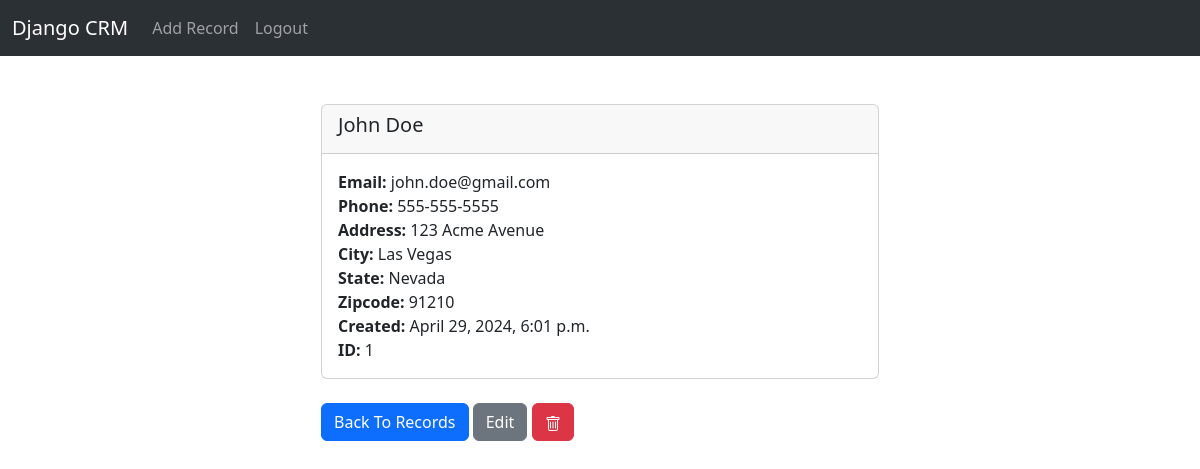
The page /record/1 (signed in) on the database its author committed.
### website/models.py (models this page shows, shortened)
class Record(models.Model):
    created_at = models.DateTimeField(auto_now_add=True)
    first_name = models.CharField(max_length=50)
    last_name = models.CharField(max_length=50)
    email = models.EmailField(max_length=50)
    phone = models.CharField(max_length=12)
    address = models.CharField(max_length=100)
    city = models.CharField(max_length=50)
    state = models.CharField(max_length=50)
    zipcode = models.CharField(max_length=15)

### website/views.py (the view)
# urls.py: path('record/<int:pk>', views.customer_record, name='record'),
def customer_record(request, pk):
    if request.user.is_authenticated:
        customer_record = Record.objects.get(id=pk)
        return render(request, 'record.html', {'customer_record':customer_record})
    else:
        messages.success(request, "You Must Be Logged In To View That Page...")
        return redirect('home')

### website/templates/record.html (shortened to what this page needs)
{% extends 'base.html' %}
{% block content %}
<br>
<div class="col-md-6 offset-md-3">
    <div class="card">
        <div class="card-header">
            <h5 class="card-title">{{ customer_record.first_name }} {{ customer_record.last_name }}</h5>
        </div>
        <div class="card-body">
            <p class="card-text">
                <strong>Email: </strong>{{ customer_record.email }}<br>
                <strong>Phone: </strong>{{ customer_record.phone }}<br>
                <strong>Address: </strong>{{ customer_record.address }}<br>
                <strong>City: </strong>{{ customer_record.city }}<br>
                <strong>State: </strong>{{ customer_record.state }}<br>
                <strong>Zipcode: </strong>{{ customer_record.zipcode }}<br>
                <strong>Created: </strong>{{ customer_record.created_at }}<br>
                <strong>ID: </strong>{{ customer_record.id }}<br>
            </p>
        </div>
    </div>
    <br>
    <a href="{% url 'home' %}" class="btn btn-primary">Back To Records</a>
    <a href="{% url 'update_record' customer_record.id %}" class="btn btn-secondary">Edit</a>
    <a href="{% url 'delete_record' customer_record.id %}" class="btn btn-danger">
    </a>
</div>
{% endblock %}

### rows shown on the page
Record: first_name "John", last_name "Doe", email "john.doe@gmail.com", phone "555-555-5555", address "123 Acme Avenue", city "Las Vegas", state "Nevada", zipcode "91210", created_at "April 29, 2024, 6:01 p.m.", id "1"
